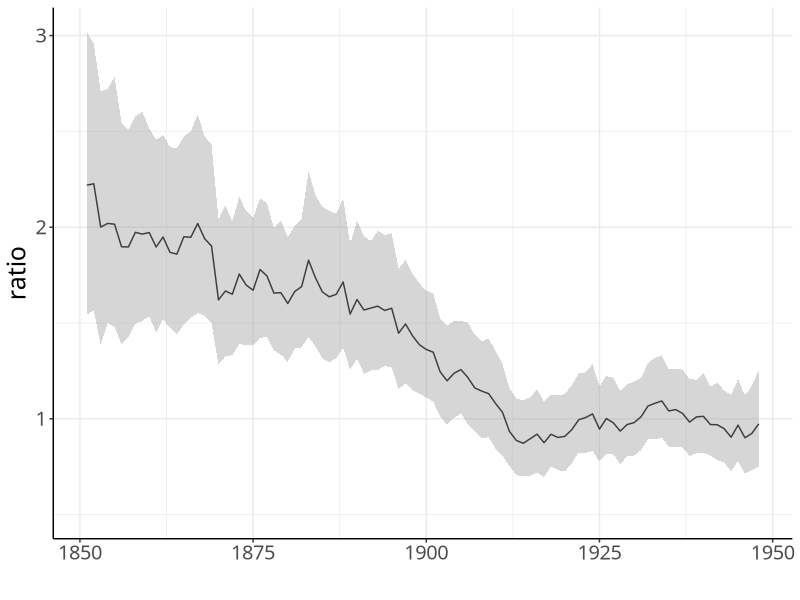
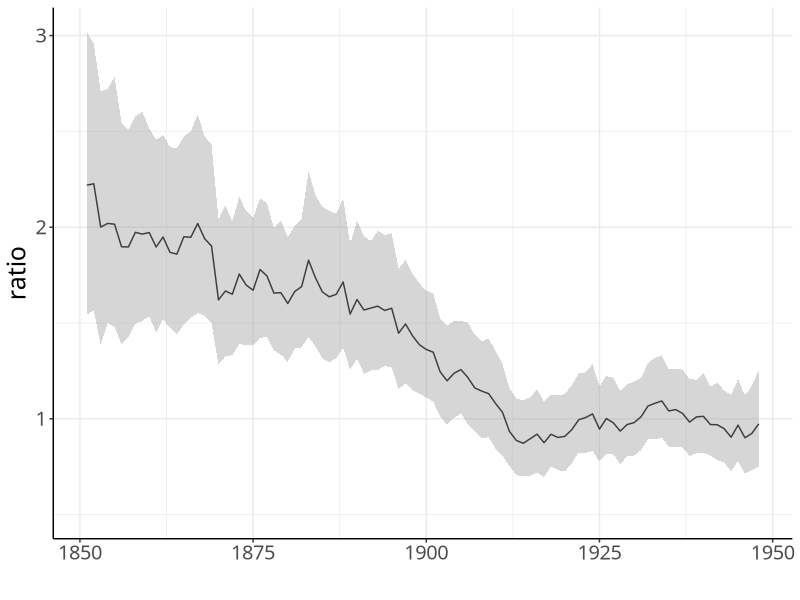

R code for these plots, in order:
library(ggplot2)

this.dir <- dirname(parent.frame(2)$ofile)
setwd(this.dir)
data <- read.csv('../salesdata/dataforC3Fig3.csv')

data$ratiomax[data$ratiomax > 10] <- 10

p <- ggplot(data, aes(x = year)) +
  geom_line(aes(y = ratio), color = 'black') +
  geom_ribbon(aes(ymin = ratiomin, ymax = ratiomax), fill = 'gray60', alpha = 0.4) +
  theme_bw() +
  labs(x = '', y = 'ratio') +
  scale_y_continuous(limits = c(0.5, 3.02)) +
  theme(text = element_text(size = 18, family = "Avenir Next Medium"), panel.border = element_blank()) +
  theme(axis.line = element_line(color = 'black'), 
        legend.position = 'none')

tiff("~/Dropbox/book/chapter3/images/C3Fig3salesratio.tiff", height = 5, width = 9, units = 'in', res=400)
plot(p)
dev.off()
plot(p)